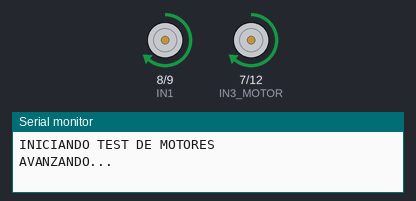
The sketch below on a simulated Arduino Uno, built with avr-gcc and run on an emulated ATmega328P. On the bench: motor-driver pin pairs drawn as motors (green arrow = first pin HIGH = forward, orange = second pin HIGH = backward, longer = more drive, scaled by the enable pin), the last lines printed to the serial monitor.

Above: at 1.0 s.
At 3.0 s:
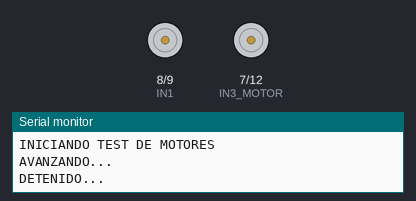
Timing chart, 0 to 5.2 s (numbered marks = the images above):
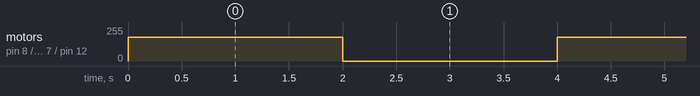

The sketch:

motores.ino
```cpp
// 1. MOTORES: Avanza y se detiene cada 2 segundos.

// Pines de Motores (Misma configuracion de tu proyecto)
#define ENA 5           // Velocidad Motor Izquierdo
#define IN1 8           // Control M. Izquierdo 1
#define IN2 9           // Control M. Izquierdo 2
#define ENB 6           // Velocidad Motor Derecho
#define IN3_MOTOR 7     // Control M. Derecho 1
#define IN4_MOTOR 12    // Control M. Derecho 2

void setup() {
    Serial.begin(9600);
    Serial.println("INICIANDO TEST DE MOTORES");

    // Configuración de Pines como Salida
    pinMode(ENA, OUTPUT); pinMode(IN1, OUTPUT); pinMode(IN2, OUTPUT);
    pinMode(ENB, OUTPUT); pinMode(IN3_MOTOR, OUTPUT); pinMode(IN4_MOTOR, OUTPUT);
}

void adelante() {
    // Motor Izquierdo Adelante
    digitalWrite(IN1, HIGH);
    digitalWrite(IN2, LOW);
    // Motor Derecho Adelante
    digitalWrite(IN3_MOTOR, HIGH);
    digitalWrite(IN4_MOTOR, LOW);
    // Velocidad
    analogWrite(ENA, 180);
    analogWrite(ENB, 180);
}

void parar() {
    digitalWrite(IN1, LOW);
    digitalWrite(IN2, LOW);
    digitalWrite(IN3_MOTOR, LOW);
    digitalWrite(IN4_MOTOR, LOW);
    analogWrite(ENA, 0);
    analogWrite(ENB, 0);
}

void loop() {
    Serial.println("AVANZANDO...");
    adelante();
    delay(2000);

    Serial.println("DETENIDO...");
    parar();
    delay(2000);
}
```

Measured:
- by itself, motor on pin 8 (IN1) / pin 9 (IN2), motor on pin 7 (IN3_MOTOR) / pin 12 (IN4_MOTOR): alternates forward 180/255 for 2.0 s and stopped for 2.0 s
